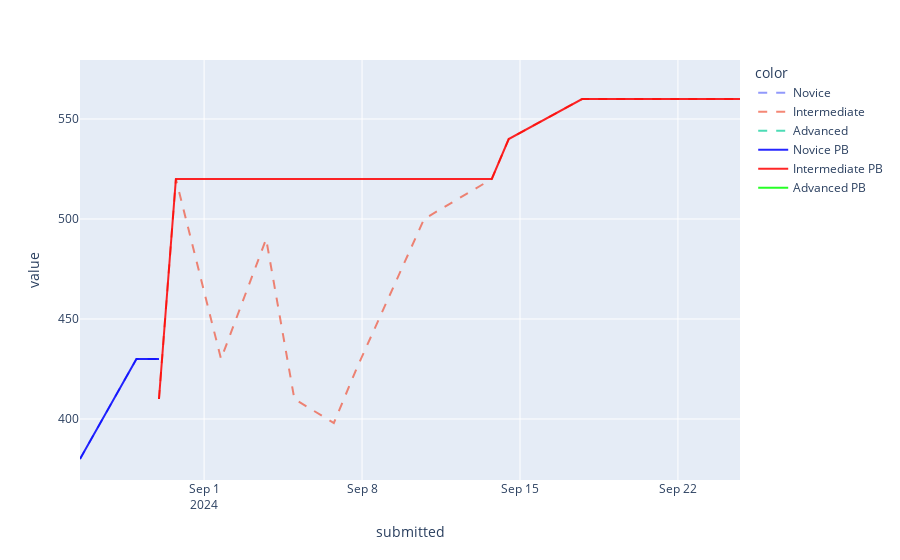

Notebook cell for this chart:
### Code cell
scenarios = ['VT 1w6ts Rasp Novice', 'VT Multiclick 120 Novice', 'VT 1w5ts Rasp Intermediate', 'VT Multiclick 120 Intermediate', 'VT 1w3ts Rasp Advanced', 'VT Multiclick 180 Advanced']
plot_progress(df, scenarios, nov_sta_cli, int_sta_cli, adv_sta_cli)

### Figure 1 — Plotly figure (JSON) as saved in the notebook; plotly's stock layout.template omitted (floating-point values rounded to 4 significant figures)
{"data": [{"hovertemplate": "color=Novice<br>variable=energy<br>submitted=%{x}<br>value=%{y}<extra></extra>", "legendgroup": "Novice", "line": {"color": "#636efa", "dash": "dash"}, "marker": {"symbol": "circle"}, "mode": "lines", "name": "Novice", "opacity": 0.7, "orientation": "v", "showlegend": true, "type": "scatter", "x": ["2024-08-26T12:00:00", "2024-08-29T00:00:00", "2024-08-30T00:00:00"], "xaxis": "x", "y": [380, 430, 430], "yaxis": "y"}, {"hovertemplate": "color=Intermediate<br>variable=energy<br>submitted=%{x}<br>value=%{y}<extra></extra>", "legendgroup": "Intermediate", "line": {"color": "#EF553B", "dash": "dash"}, "marker": {"symbol": "circle"}, "mode": "lines", "name": "Intermediate", "opacity": 0.7, "orientation": "v", "showlegend": true, "type": "scatter", "x": ["2024-08-30T00:00:00", "2024-08-30T18:00:00", "2024-09-01T18:00:00", "2024-09-03T18:00:00", "2024-09-05T00:00:00", "2024-09-06T18:00:00", "2024-09-07T18:00:00", "2024-09-10T18:00:00", "2024-09-13T18:00:00", "2024-09-14T12:00:00", "2024-09-17T18:00:00", "2024-09-24T18:00:00"], "xaxis": "x", "y": [410, 520, 430, 490, 410, 398, 425, 500, 520, 540, 560, 560], "yaxis": "y"}, {"hovertemplate": "color=Advanced<br>variable=energy<br>submitted=%{x}<br>value=%{y}<extra></extra>", "legendgroup": "Advanced", "line": {"color": "#00cc96", "dash": "dash"}, "marker": {"symbol": "circle"}, "mode": "lines", "name": "Advanced", "opacity": 0.7, "orientation": "v", "showlegend": true, "type": "scatter", "x": ["2024-09-05T00:00:00"], "xaxis": "x", "y": [569], "yaxis": "y"}, {"line": {"color": "rgba(0,0,255,.85)"}, "mode": "lines", "name": "Novice PB", "type": "scatter", "x": ["2024-08-26T12:00:00", "2024-08-29T00:00:00", "2024-08-30T00:00:00"], "y": [380, 430, 430]}, {"line": {"color": "rgba(255,0,0,.85)"}, "mode": "lines", "name": "Intermediate PB", "type": "scatter", "x": ["2024-08-30T00:00:00", "2024-08-30T18:00:00", "2024-09-01T18:00:00", "2024-09-03T18:00:00", "2024-09-05T00:00:00", "2024-09-06T18:00:00", "2024-09-07T18:00:00", "2024-09-10T18:00:00", "2024-09-13T18:00:00", "2024-09-14T12:00:00", "2024-09-17T18:00:00", "2024-09-24T18:00:00"], "y": [410, 520, 520, 520, 520, 520, 520, 520, 520, 540, 560, 560]}, {"line": {"color": "rgba(0,255,0,.85)"}, "mode": "lines", "name": "Advanced PB", "type": "scatter", "x": ["2024-09-05T00:00:00"], "y": [569]}], "layout": {"legend": {"title": {"text": "color"}, "tracegroupgap": 0}, "margin": {"t": 60}, "xaxis": {"anchor": "y", "domain": [0, 1], "title": {"text": "submitted"}}, "yaxis": {"anchor": "x", "domain": [0, 1], "title": {"text": "value"}}}}
